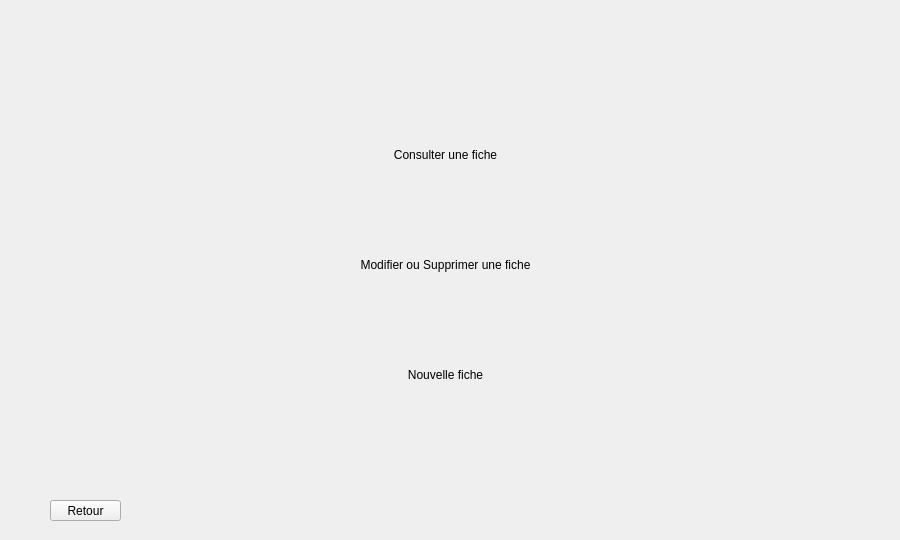
<?xml version="1.0" encoding="UTF-8"?>
<ui version="4.0">
 <class>Dialog</class>
 <widget class="QDialog" name="Dialog">
  <property name="geometry">
   <rect>
    <x>0</x>
    <y>0</y>
    <width>900</width>
    <height>540</height>
   </rect>
  </property>
  <property name="windowTitle">
   <string>Dialog</string>
  </property>
  <widget class="QWidget" name="widget" native="true">
   <property name="geometry">
    <rect>
     <x>0</x>
     <y>0</y>
     <width>901</width>
     <height>541</height>
    </rect>
   </property>
   <property name="styleSheet">
    <string notr="true"/>
   </property>
   <widget class="QPushButton" name="consult">
    <property name="geometry">
     <rect>
      <x>300</x>
      <y>110</y>
      <width>291</width>
      <height>90</height>
     </rect>
    </property>
    <property name="styleSheet">
     <string notr="true">border-radius:25px</string>
    </property>
    <property name="text">
     <string>Consulter une fiche</string>
    </property>
   </widget>
   <widget class="QPushButton" name="modif">
    <property name="geometry">
     <rect>
      <x>300</x>
      <y>220</y>
      <width>291</width>
      <height>90</height>
     </rect>
    </property>
    <property name="styleSheet">
     <string notr="true">border-radius:25px</string>
    </property>
    <property name="text">
     <string>Modifier ou Supprimer une fiche</string>
    </property>
   </widget>
   <widget class="QPushButton" name="nvl">
    <property name="geometry">
     <rect>
      <x>300</x>
      <y>330</y>
      <width>291</width>
      <height>90</height>
     </rect>
    </property>
    <property name="styleSheet">
     <string notr="true">border-radius:25px</string>
    </property>
    <property name="text">
     <string>Nouvelle fiche</string>
    </property>
   </widget>
   <widget class="QPushButton" name="Retour">
    <property name="geometry">
     <rect>
      <x>50</x>
      <y>500</y>
      <width>71</width>
      <height>21</height>
     </rect>
    </property>
    <property name="text">
     <string>Retour</string>
    </property>
   </widget>
  </widget>
 </widget>
 <resources>
  <include location="rsurc.qrc"/>
 </resources>
 <connections/>
</ui>
